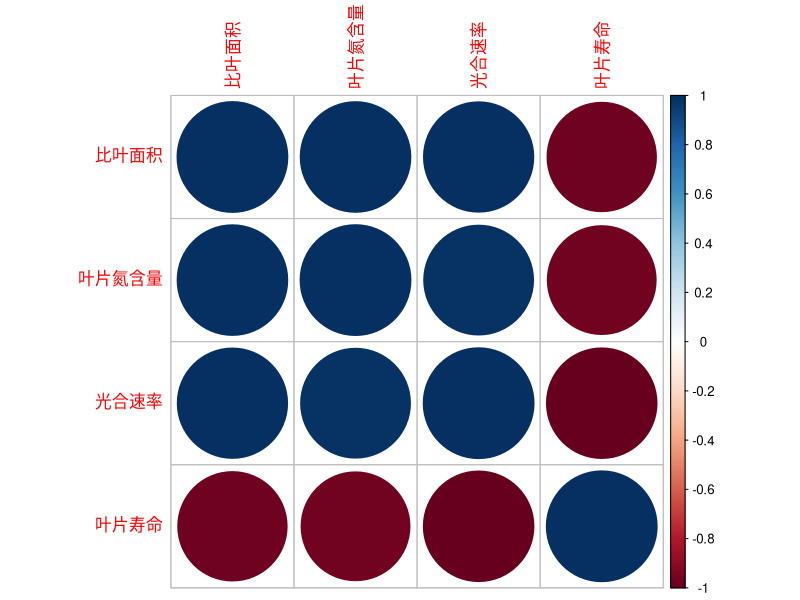
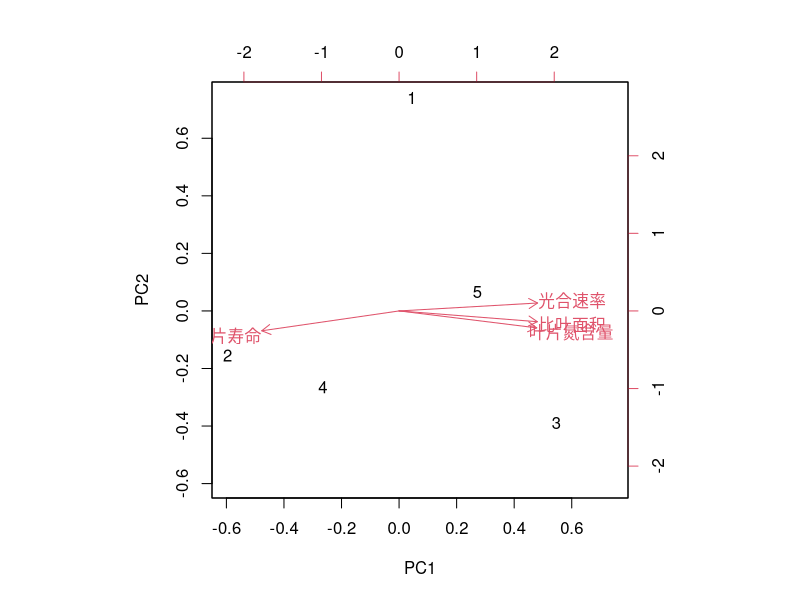
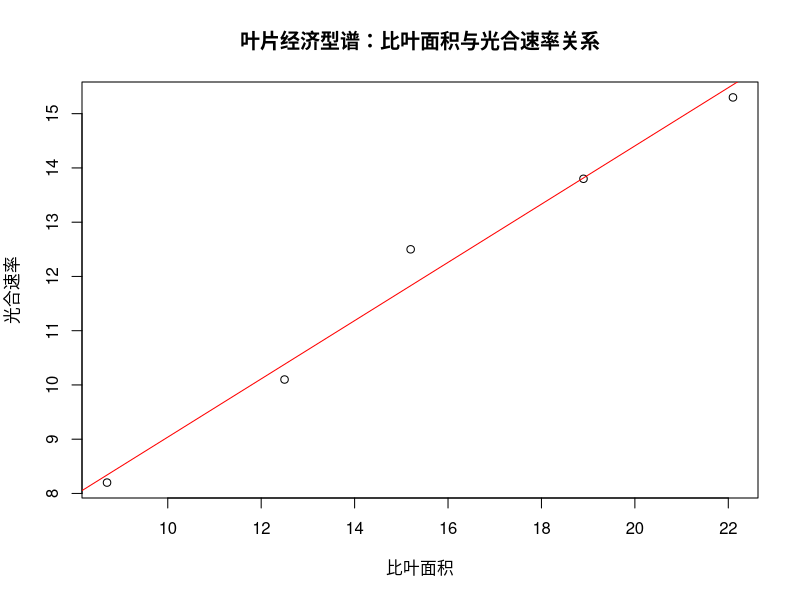
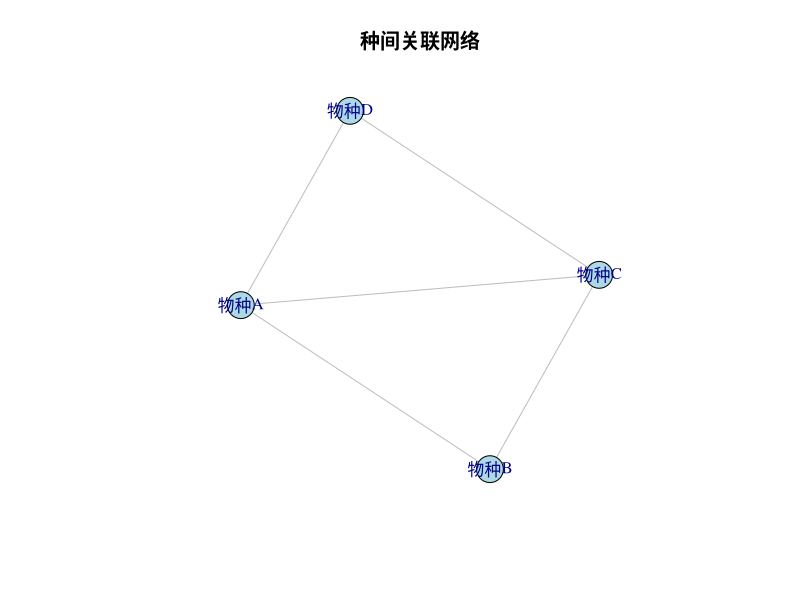
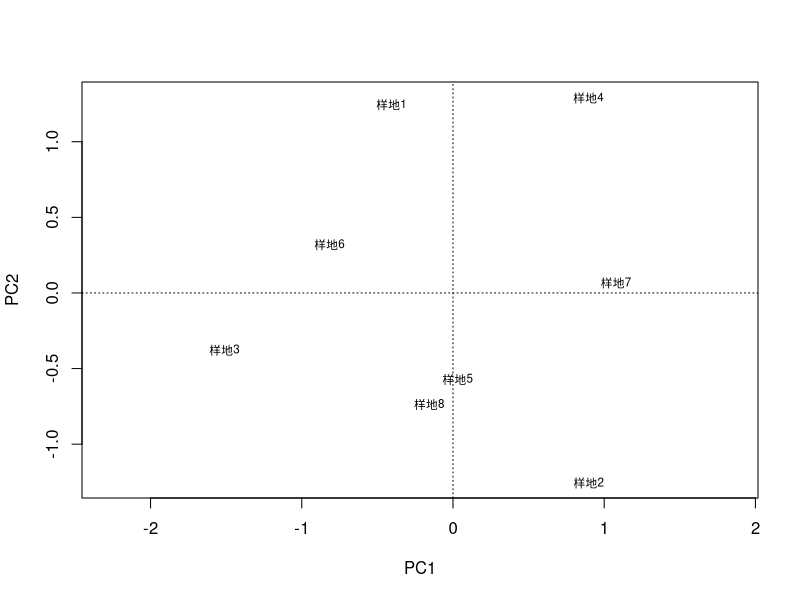
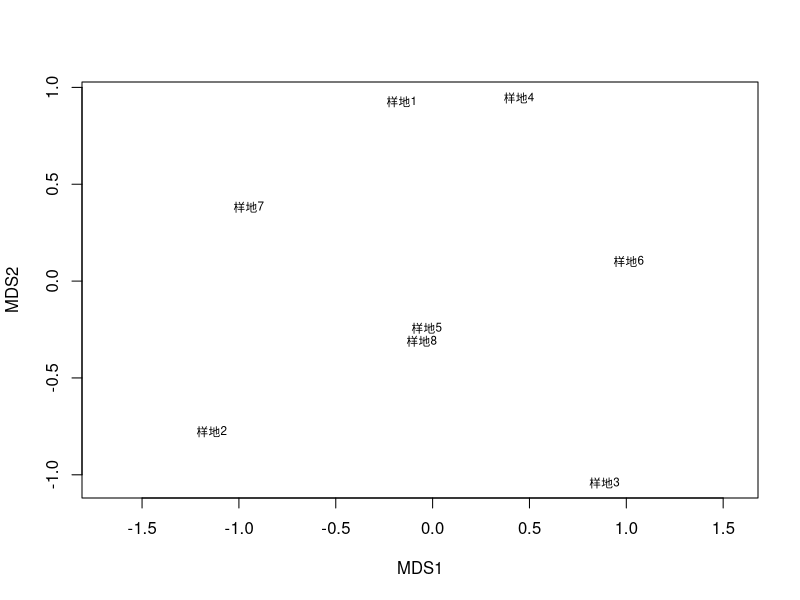
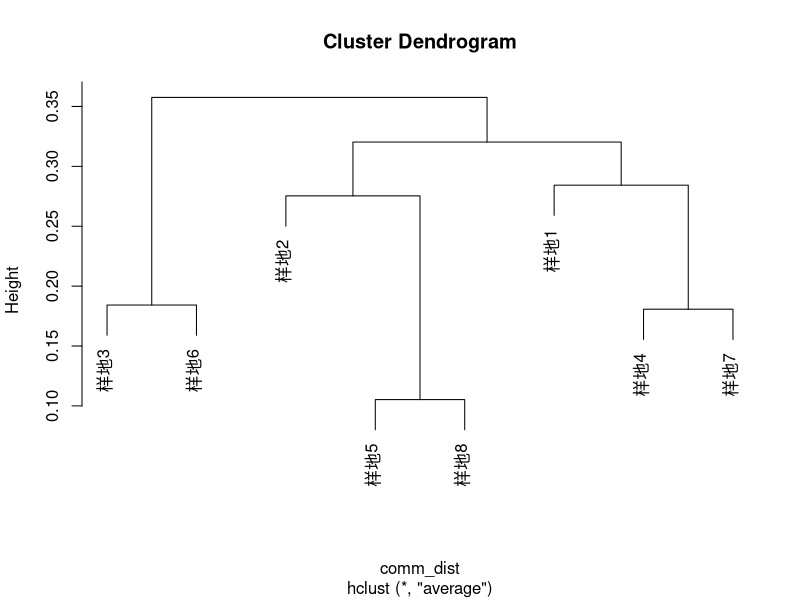

Reproduce these figures in R, in order.
## ---- chunk 1
library(vegan)
# 创建示例二元数据
binary_data <- matrix(c(1, 1, 0, 0, 1, 0, 1, 1, 0, 1, 0, 1), nrow = 3)
rownames(binary_data) <- c("样地A", "样地B", "样地C")
colnames(binary_data) <- c("物种1", "物种2", "物种3", "物种4")

# 计算Jaccard相似性
jaccard_dist <- vegdist(binary_data, method = "jaccard", binary = TRUE)
# 计算Sørensen相似性
sorensen_dist <- vegdist(binary_data, method = "bray", binary = TRUE)
## ---- chunk 2
# 创建示例数量数据
abundance_data <- matrix(c(10, 5, 0, 2, 8, 3, 15, 1, 0, 7, 4, 12), nrow = 3)
rownames(abundance_data) <- c("群落A", "群落B", "群落C")
colnames(abundance_data) <- c("物种1", "物种2", "物种3", "物种4")

# 计算Bray-Curtis距离
bray_curtis_dist <- vegdist(abundance_data, method = "bray")
## ---- chunk 3
# 计算欧氏距离
euclidean_dist <- dist(abundance_data, method = "euclidean")

# 计算Mahalanobis距离（需要协方差矩阵）
cov_matrix <- cov(abundance_data)
# Mahalanobis距离计算较为复杂，通常用于多元统计分析
## ---- chunk 4
# 创建示例功能性状数据
trait_data <- data.frame(
  物种 = c("物种A", "物种B", "物种C", "物种D", "物种E"),
  比叶面积 = c(15.2, 8.7, 22.1, 12.5, 18.9),
  叶片氮含量 = c(2.1, 1.5, 2.8, 1.9, 2.4),
  光合速率 = c(12.5, 8.2, 15.3, 10.1, 13.8),
  叶片寿命 = c(8, 15, 5, 12, 7)
)

# 计算性状间相关性矩阵
cor_matrix <- cor(trait_data[, -1])
print(cor_matrix)

# 可视化相关性矩阵
library(corrplot)
corrplot(cor_matrix, method = "circle")

# 进行主成分分析探索性状协变模式
pca_result <- prcomp(trait_data[, -1], scale. = TRUE)
summary(pca_result)
biplot(pca_result)
## ---- chunk 5
# 检验叶片经济型谱关系
model1 <- lm(光合速率 ~ 比叶面积, data = trait_data)
summary(model1)

model2 <- lm(叶片寿命 ~ 比叶面积, data = trait_data)
summary(model2)

# 可视化经济型谱关系
plot(trait_data$比叶面积, trait_data$光合速率,
     xlab = "比叶面积", ylab = "光合速率",
     main = "叶片经济型谱：比叶面积与光合速率关系")
abline(model1, col = "red")
## ---- chunk 6
# 创建示例空间分布数据
spatial_data <- c(3, 7, 2, 8, 1, 9, 4, 6, 2, 5)  # 10个样方中的个体数

# 计算方差均值比
mean_count <- mean(spatial_data)
variance_count <- var(spatial_data)
variance_mean_ratio <- variance_count / mean_count
print(paste("方差均值比:", variance_mean_ratio))

# 计算Morisita指数
n_quadrats <- length(spatial_data)
total_individuals <- sum(spatial_data)
numerator <- n_quadrats * sum(spatial_data * (spatial_data - 1))
denominator <- total_individuals * (total_individuals - 1)
morisita_index <- numerator / denominator
print(paste("Morisita指数:", morisita_index))

# 判断分布模式
if(variance_mean_ratio > 1.2) {
  print("分布模式：聚集分布")
} else if(variance_mean_ratio < 0.8) {
  print("分布模式：均匀分布")
} else {
  print("分布模式：随机分布")
}
## ---- chunk 7
# 创建示例种间关联数据
species_data <- matrix(c(
  1, 1, 0, 1, 0,  # 物种A在5个样地的分布
  1, 0, 1, 1, 1,  # 物种B
  0, 1, 1, 0, 1,  # 物种C
  1, 1, 1, 1, 0   # 物种D
), nrow = 4, byrow = TRUE)
rownames(species_data) <- c("物种A", "物种B", "物种C", "物种D")

# 计算种间关联矩阵
library(vegan)
association_matrix <- cor(t(species_data))
print(association_matrix)

# 构建生态网络
library(igraph)
# 设定相关性阈值
threshold <- 0.3
adj_matrix <- ifelse(abs(association_matrix) > threshold, 1, 0)
diag(adj_matrix) <- 0  # 移除自连接

# 创建网络对象
network <- graph_from_adjacency_matrix(adj_matrix, mode = "undirected")

# 计算网络拓扑特征
degree_dist <- degree(network)
clustering_coef <- transitivity(network, type = "global")
print(paste("平均度:", mean(degree_dist)))
print(paste("聚类系数:", clustering_coef))

# 可视化网络
plot(network, vertex.size = 15, vertex.color = "lightblue",
     edge.color = "gray", main = "种间关联网络")
## ---- chunk 8
library(vegan)

# 创建示例群落数据
community_data <- matrix(c(
  10, 5, 0, 8, 15,  # 样地1的物种多度
  2, 8, 12, 3, 6,   # 样地2
  15, 2, 7, 10, 4,  # 样地3
  5, 12, 3, 6, 18,  # 样地4
  8, 3, 10, 5, 12,  # 样地5
  12, 6, 4, 9, 7,   # 样地6
  3, 10, 8, 4, 14,  # 样地7
  7, 4, 11, 7, 9    # 样地8
), nrow = 8, byrow = TRUE)
rownames(community_data) <- c("样地1", "样地2", "样地3",
 "样地4", "样地5", "样地6", "样地7", "样地8")

# 创建环境数据
env_data <- data.frame(
  温度 = c(15, 18, 12, 20, 16, 14, 19, 13),
  湿度 = c(65, 75, 60, 80, 70, 68, 78, 62),
  pH = c(6.5, 7.2, 6.8, 7.5, 6.9, 7.0, 7.3, 6.7)
)

# Mantel检验
comm_dist <- vegdist(community_data, method = "bray")
env_dist <- dist(env_data)
mantel_test <- mantel(comm_dist, env_dist)
print(mantel_test)

# 排序分析 - PCA
pca_result <- rda(community_data, scale = TRUE)
summary(pca_result)
plot(pca_result, display = "sites")

# 排序分析 - NMDS
comm_dist <- vegdist(community_data, method = "bray")
nmds_result <- monoMDS(comm_dist)
plot(nmds_result, type = "t")


# 聚类分析 - 层次聚类
hc_result <- hclust(comm_dist, method = "average")
plot(hc_result)

# Beta多样性计算
beta_div <- betadiver(community_data, method = "w")
print(beta_div)
